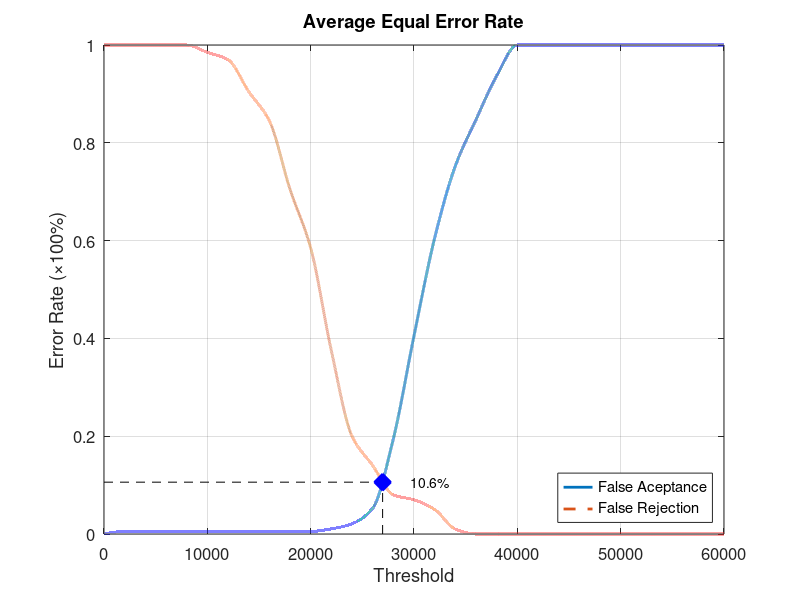
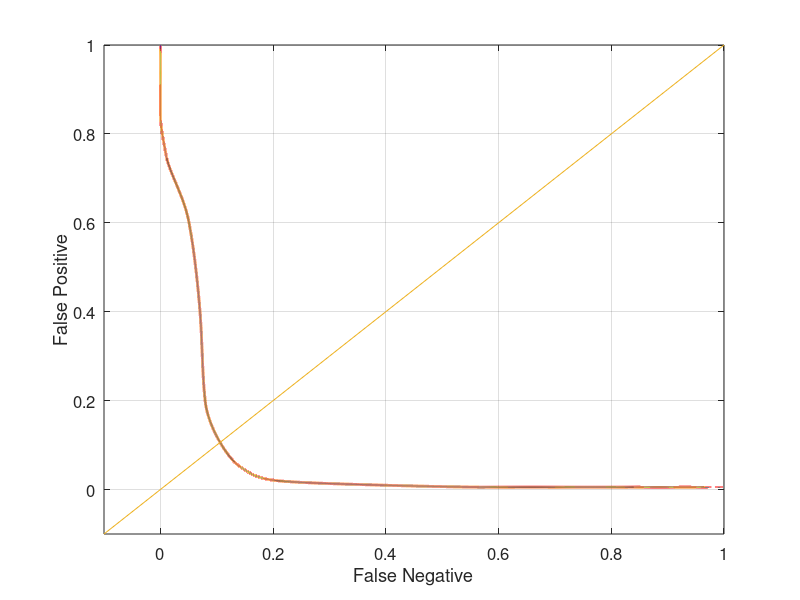

These figures' MATLAB source, in order:
function yEER = Database5_3
close all;
clear;
clc;
x = 0:2000:60000;
xq = 0:0.5:60000;

y0 = [0 0.00526316 0.00526316 0.00526316 0.00526316 0.00526316 0.00526316 0.00526316 0.00526316 0.00526316 0.00526316 0.0105263 0.0210526 0.0526316 0.194737 0.405263 0.605263 0.752632 0.847368 0.936842 1 1 1 1 1 1 1 1 1 1 1];
yy0 = interp1(x, y0, xq, 'pchip');
y1 = [1 1 1 1 1 0.985 0.97 0.905 0.845 0.705 0.585 0.375 0.2 0.14 0.08 0.07 0.05 0.01 0 0 0 0 0 0 0 0 0 0 0 0 0];
yy1 = interp1(x, y1, xq, 'pchip');

% Calculating EER: 
y2 = abs(y0 - y1);
find(y2 == min(y2))
yy2 = abs(yy0 - yy1);
xEER = find(yy2 == min(yy2));
xEERIndex = xq(xEER) % X-axis EER
yEER = yy0(xEER) % Y-axis EER

main = figure
plot(xq, yy0,'-','LineWidth', 2);	hold on
plot(xq, yy1,'--','LineWidth', 2);	hold on
plot([xEERIndex xEERIndex], [0 yEER], 'k--');	hold on
plot([0 xEERIndex], [yEER yEER], 'k--');	hold on
plot(xEERIndex, yEER, 'bx', 'LineWidth', 10);	hold on
text(xEERIndex + 10 * xEERIndex / 100, yEER, [num2str(round((10000 * yEER)) / 100) '%'])
legend('False Aceptance', 'False Rejection', 'Location', 'SouthEast')
xlabel('Threshold')
ylabel('Error Rate (\times100%)')
title('Average Equal Error Rate')
set(gca, 'FontSize', 12)
axis([0 60000 0 1])
grid on

print(main, 'Database5_3Main', '-dpng');
FNRxFPR = figure('Color', [1 1 1]);
plot(yy1, yy0, '-', yy1, yy0, 'LineWidth', 2);
hold on
y = -0.1:0.1:1
plot(y, y); 
set(gca, 'FontSize', 12)
xlabel('False Negative')
ylabel('False Positive')
axis([-0.1 1 -0.1 1])
set(gca, 'FontSize', 12)
grid on

print(FNRxFPR, 'Database5_3FNRxFPR','-dpng');
end
